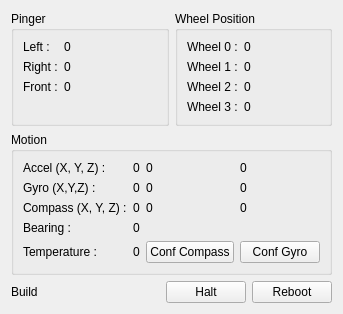
      <widget class="QWidget" name="testpage">
       <layout class="QVBoxLayout" name="verticalLayout_2">
        <item>
         <layout class="QHBoxLayout" name="horizontalLayout_2">
          <item>
           <widget class="QGroupBox" name="groupBox_3">
            <property name="title">
             <string>Pinger</string>
            </property>
            <layout class="QFormLayout" name="formLayout_2">
             <item row="0" column="0">
              <widget class="QLabel" name="label_6">
               <property name="text">
                <string>Left :</string>
               </property>
              </widget>
             </item>
             <item row="0" column="1">
              <widget class="QLabel" name="pingLeft">
               <property name="text">
                <string>0</string>
               </property>
              </widget>
             </item>
             <item row="1" column="0">
              <widget class="QLabel" name="label_10">
               <property name="text">
                <string>Right :</string>
               </property>
              </widget>
             </item>
             <item row="1" column="1">
              <widget class="QLabel" name="pingRight">
               <property name="text">
                <string>0</string>
               </property>
              </widget>
             </item>
             <item row="2" column="0">
              <widget class="QLabel" name="label_13">
               <property name="text">
                <string>Front :</string>
               </property>
              </widget>
             </item>
             <item row="2" column="1">
              <widget class="QLabel" name="pingFront">
               <property name="text">
                <string>0</string>
               </property>
              </widget>
             </item>
            </layout>
           </widget>
          </item>
          <item>
           <widget class="QGroupBox" name="groupBox_4">
            <property name="title">
             <string>Wheel Position</string>
            </property>
            <layout class="QFormLayout" name="formLayout_3">
             <item row="0" column="0">
              <widget class="QLabel" name="label_16">
               <property name="text">
                <string>Wheel 0 :</string>
               </property>
              </widget>
             </item>
             <item row="0" column="1">
              <widget class="QLabel" name="statuspos0">
               <property name="text">
                <string>0</string>
               </property>
              </widget>
             </item>
             <item row="1" column="0">
              <widget class="QLabel" name="label_18">
               <property name="text">
                <string>Wheel 1 :</string>
               </property>
              </widget>
             </item>
             <item row="1" column="1">
              <widget class="QLabel" name="statuspos1">
               <property name="text">
                <string>0</string>
               </property>
              </widget>
             </item>
             <item row="2" column="0">
              <widget class="QLabel" name="label_21">
               <property name="text">
                <string>Wheel 2 :</string>
               </property>
              </widget>
             </item>
             <item row="3" column="0">
              <widget class="QLabel" name="label_22">
               <property name="text">
                <string>Wheel 3 :</string>
               </property>
              </widget>
             </item>
             <item row="2" column="1">
              <widget class="QLabel" name="statuspos2">
               <property name="text">
                <string>0</string>
               </property>
              </widget>
             </item>
             <item row="3" column="1">
              <widget class="QLabel" name="statuspos3">
               <property name="text">
                <string>0</string>
               </property>
              </widget>
             </item>
            </layout>
           </widget>
          </item>
         </layout>
        </item>
        <item>
         <widget class="QGroupBox" name="groupBox_2">
          <property name="title">
           <string>Motion</string>
          </property>
          <layout class="QGridLayout" name="gridLayout">
           <item row="9" column="3">
            <widget class="QLabel" name="label_27">
             <property name="text">
              <string/>
             </property>
            </widget>
           </item>
           <item row="0" column="0">
            <widget class="QLabel" name="label_4">
             <property name="text">
              <string>Accel (X, Y, Z) :</string>
             </property>
            </widget>
           </item>
           <item row="0" column="1">
            <widget class="QLabel" name="accelx">
             <property name="text">
              <string>0</string>
             </property>
            </widget>
           </item>
           <item row="0" column="2">
            <widget class="QLabel" name="accely">
             <property name="text">
              <string>0</string>
             </property>
            </widget>
           </item>
           <item row="0" column="3">
            <widget class="QLabel" name="accelz">
             <property name="text">
              <string>0</string>
             </property>
            </widget>
           </item>
           <item row="1" column="0">
            <widget class="QLabel" name="label_11">
             <property name="text">
              <string>Gyro (X,Y,Z) :</string>
             </property>
            </widget>
           </item>
           <item row="1" column="1">
            <widget class="QLabel" name="gyrox">
             <property name="text">
              <string>0</string>
             </property>
            </widget>
           </item>
           <item row="2" column="1">
            <widget class="QLabel" name="compassx">
             <property name="text">
              <string>0</string>
             </property>
            </widget>
           </item>
           <item row="1" column="2">
            <widget class="QLabel" name="gyroy">
             <property name="text">
              <string>0</string>
             </property>
            </widget>
           </item>
           <item row="2" column="0">
            <widget class="QLabel" name="label_15">
             <property name="text">
              <string>Compass (X, Y, Z) :</string>
             </property>
            </widget>
           </item>
           <item row="1" column="3">
            <widget class="QLabel" name="gyroz">
             <property name="text">
              <string>0</string>
             </property>
            </widget>
           </item>
           <item row="9" column="0">
            <widget class="QLabel" name="label_19">
             <property name="text">
              <string>Bearing :</string>
             </property>
            </widget>
           </item>
           <item row="2" column="2">
            <widget class="QLabel" name="compassy">
             <property name="text">
              <string>0</string>
             </property>
            </widget>
           </item>
           <item row="2" column="3">
            <widget class="QLabel" name="compassz">
             <property name="text">
              <string>0</string>
             </property>
            </widget>
           </item>
           <item row="9" column="1">
            <widget class="QLabel" name="bearing">
             <property name="text">
              <string>0</string>
             </property>
            </widget>
           </item>
           <item row="14" column="0">
            <widget class="QLabel" name="label_26">
             <property name="text">
              <string>Temperature :</string>
             </property>
            </widget>
           </item>
           <item row="14" column="1">
            <widget class="QLabel" name="temperature">
             <property name="text">
              <string>0</string>
             </property>
            </widget>
           </item>
           <item row="14" column="2">
            <widget class="QPushButton" name="configCompass">
             <property name="text">
              <string>Conf Compass</string>
             </property>
             <property name="checkable">
              <bool>true</bool>
             </property>
            </widget>
           </item>
           <item row="14" column="3">
            <widget class="QPushButton" name="configGyro">
             <property name="text">
              <string>Conf Gyro</string>
             </property>
             <property name="checkable">
              <bool>true</bool>
             </property>
            </widget>
           </item>
          </layout>
         </widget>
        </item>
        <item>
         <layout class="QHBoxLayout" name="horizontalLayout_9" stretch="0,1,0,0">
          <item>
           <widget class="QLabel" name="buildlabel">
            <property name="text">
             <string>Build</string>
            </property>
           </widget>
          </item>
          <item>
           <spacer name="horizontalSpacer_6">
            <property name="orientation">
             <enum>Qt::Horizontal</enum>
            </property>
            <property name="sizeHint" stdset="0">
             <size>
              <width>40</width>
              <height>20</height>
             </size>
            </property>
           </spacer>
          </item>
          <item>
           <widget class="QPushButton" name="halt">
            <property name="text">
             <string>Halt</string>
            </property>
           </widget>
          </item>
          <item>
           <widget class="QPushButton" name="reboot">
            <property name="text">
             <string>Reboot</string>
            </property>
           </widget>
          </item>
         </layout>
        </item>
       </layout>
      </widget>
